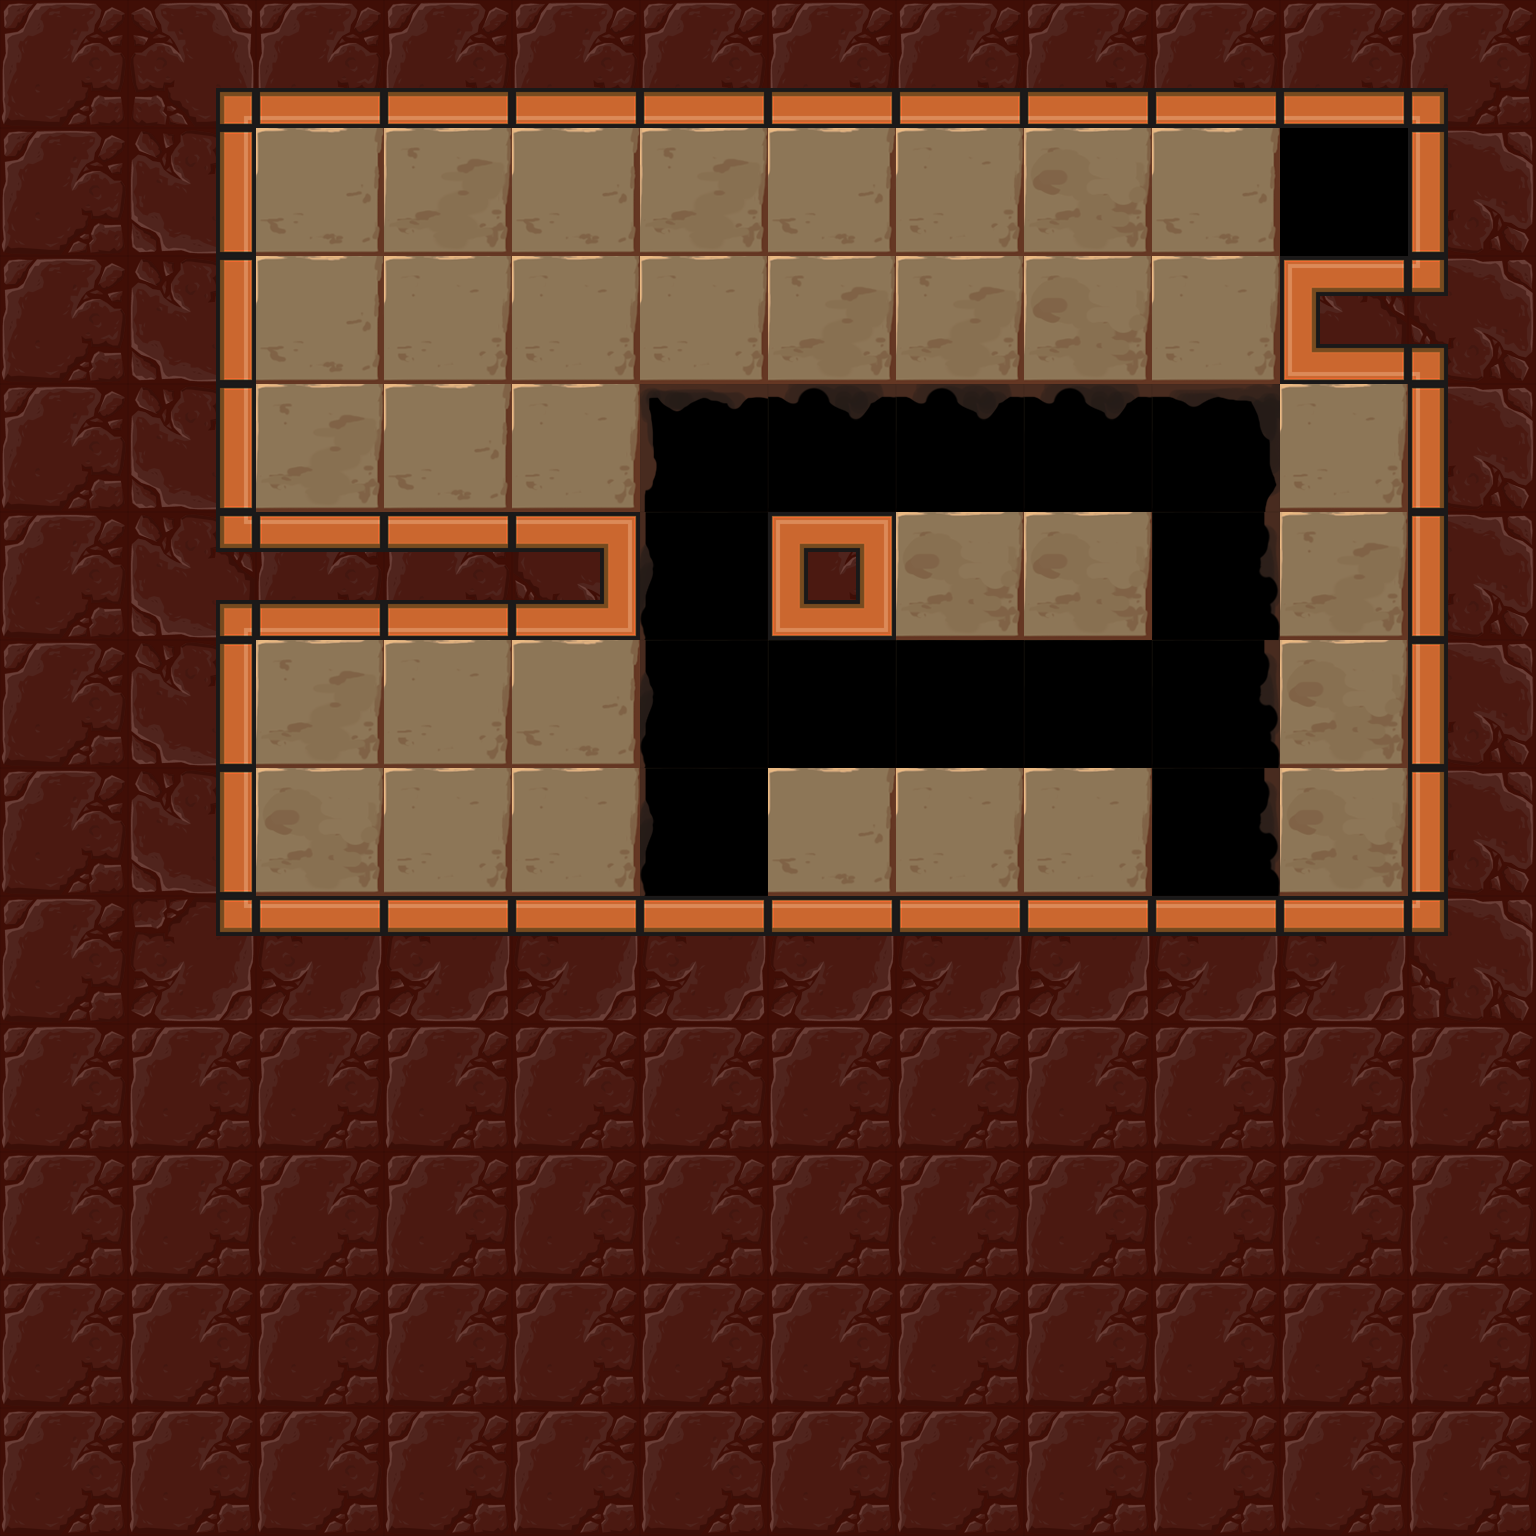

A level layout from a 2D game, rendered from its tile map. Below: a short description, then the map file with tile-grid data replaced by summaries:
An orthogonal 12x12 tile map with 128x128 px tiles, 3 tile layers (Floor, Holes, Walls), 6 tilesets and 8 objects (4x mirror, lightOrb, lightSwitch, player_start, exit).

<map version="1.0" orientation="orthogonal" renderorder="right-down" width="12" height="12" tilewidth="128" tileheight="128" nextobjectid="71">
 <tileset firstgid="1" name="walls" tilewidth="128" tileheight="128" tilecount="50">
  <image source="../images/beta/wallSheet.png" width="640" height="1280" />
 </tileset>
 <tileset firstgid="51" name="light" tilewidth="128" tileheight="128" tilecount="50">
  <image source="../images/beta/lightSheet.png" width="640" height="1280" />
 </tileset>
 <tileset firstgid="101" name="exit" tilewidth="128" tileheight="128" tilecount="1">
  <image source="../images/beta/gate_closed.png" width="128" height="128" />
 </tileset>
 <tileset firstgid="102" name="floors" tilewidth="128" tileheight="128" tilecount="4">
  <image source="../images/beta/floor_sheet.png" width="512" height="128" />
 </tileset>
 <tileset firstgid="106" name="holes" tilewidth="128" tileheight="128" tilecount="18">
  <image source="../images/beta/hole_sheet.png" width="768" height="384" />
 </tileset>
 <tileset firstgid="124" name="mirrors" tilewidth="128" tileheight="128" tilecount="1">
  <image source="../images/beta/mirror_1.png" width="128" height="128" />
 </tileset>
 <layer name="Floor" width="12" height="12">
  <properties>
   <property name="tileset" value="floors" />
  </properties>
  <data>[144 cells, 34 non-empty, 4 distinct tile ids]</data>
 </layer>
 <layer name="Holes" width="12" height="12">
  <properties>
   <property name="tileset" value="holes" />
  </properties>
  <data>[144 cells, 14 non-empty, 6 distinct tile ids]</data>
 </layer>
 <layer name="Walls" width="12" height="12">
  <properties>
   <property name="tileset" value="walls" />
  </properties>
  <data>[144 cells, 95 non-empty, 15 distinct tile ids]</data>
 </layer>
 <objectgroup name="Objects" />
 <objectgroup name="Mirrors">
  <properties>
   <property name="sides" value="1" />
  </properties>
  <object id="63" type="mirror" gid="3221225596" x="768" y="896" width="128" height="128">
   <properties>
    <property name="sides" value="1" />
   </properties>
  </object>
  <object id="65" type="mirror" gid="2147483772" x="384" y="384" width="128" height="128">
   <properties>
    <property name="sides" value="1" />
   </properties>
  </object>
  <object id="68" type="mirror" gid="1073741948" x="1024" y="640" width="128" height="128">
   <properties>
    <property name="sides" value="1" />
   </properties>
  </object>
  <object id="70" type="mirror" gid="3221225596" x="896" y="640" width="128" height="128">
   <properties>
    <property name="sides" value="1" />
   </properties>
  </object>
 </objectgroup>
 <objectgroup name="Light">
  <object id="56" type="lightOrb" gid="51" x="256" y="384" width="128" height="128">
   <properties>
    <property name="direction" value="3" />
   </properties>
  </object>
  <object id="57" type="lightSwitch" gid="52" x="1280" y="896" width="128" height="128" />
 </objectgroup>
 <objectgroup color="#141ba4" name="player_start">
  <object id="59" type="player_start" x="256" y="768" width="128" height="128" />
 </objectgroup>
 <objectgroup color="#71a400" name="Exit">
  <object id="58" type="exit" gid="101" x="1280" y="256" width="128" height="128" />
 </objectgroup>
</map>
